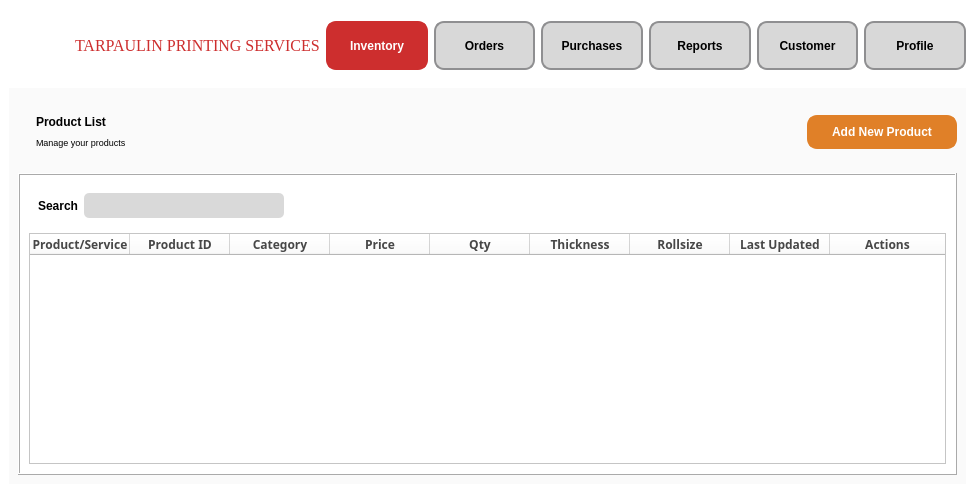
<?xml version="1.0" encoding="UTF-8"?>
<ui version="4.0">
 <class>Inventory_2</class>
 <widget class="QMainWindow" name="Inventory_2">
  <property name="geometry">
   <rect>
    <x>0</x>
    <y>0</y>
    <width>975</width>
    <height>493</height>
   </rect>
  </property>
  <property name="sizePolicy">
   <sizepolicy hsizetype="Fixed" vsizetype="Fixed">
    <horstretch>0</horstretch>
    <verstretch>0</verstretch>
   </sizepolicy>
  </property>
  <property name="windowTitle">
   <string>MainWindow</string>
  </property>
  <property name="styleSheet">
   <string notr="true">background-color: white;</string>
  </property>
  <widget class="QWidget" name="centralwidget">
   <layout class="QVBoxLayout" name="verticalLayout">
    <item>
     <widget class="QFrame" name="NavbarFrame">
      <property name="enabled">
       <bool>true</bool>
      </property>
      <property name="sizePolicy">
       <sizepolicy hsizetype="Preferred" vsizetype="Preferred">
        <horstretch>0</horstretch>
        <verstretch>0</verstretch>
       </sizepolicy>
      </property>
      <property name="cursor">
       <cursorShape>ArrowCursor</cursorShape>
      </property>
      <property name="styleSheet">
       <string notr="true">QPushButton {
    min-width: 100px; 
    max-width: 150px;
    min-height: 40px;
    max-height: 35px;
	font-size:12px;
	border: 2px solid #8f8f91; 
	border-radius: 10px;
	background-color: #d8d8d8; 
	min-width: 80px; 
	min-height: 30px; 
	padding: 5px; 
	color: black; 
	font-weight: bold; 
}
</string>
      </property>
      <property name="frameShape">
       <enum>QFrame::NoFrame</enum>
      </property>
      <property name="frameShadow">
       <enum>QFrame::Plain</enum>
      </property>
      <layout class="QHBoxLayout" name="horizontalLayout">
       <property name="leftMargin">
        <number>5</number>
       </property>
       <property name="rightMargin">
        <number>0</number>
       </property>
       <item>
        <widget class="QLabel" name="Logo">
         <property name="enabled">
          <bool>true</bool>
         </property>
         <property name="sizePolicy">
          <sizepolicy hsizetype="Fixed" vsizetype="Fixed">
           <horstretch>0</horstretch>
           <verstretch>0</verstretch>
          </sizepolicy>
         </property>
         <property name="minimumSize">
          <size>
           <width>55</width>
           <height>55</height>
          </size>
         </property>
         <property name="maximumSize">
          <size>
           <width>55</width>
           <height>55</height>
          </size>
         </property>
         <property name="cursor">
          <cursorShape>PointingHandCursor</cursorShape>
         </property>
         <property name="autoFillBackground">
          <bool>false</bool>
         </property>
         <property name="styleSheet">
          <string notr="true"/>
         </property>
         <property name="text">
          <string/>
         </property>
         <property name="textFormat">
          <enum>Qt::RichText</enum>
         </property>
         <property name="pixmap">
          <pixmap>static/logo.png</pixmap>
         </property>
         <property name="scaledContents">
          <bool>true</bool>
         </property>
         <property name="wordWrap">
          <bool>false</bool>
         </property>
        </widget>
       </item>
       <item>
        <widget class="QLabel" name="tarp">
         <property name="font">
          <font>
           <family>Georgia</family>
           <pointsize>12</pointsize>
           <weight>9</weight>
           <italic>false</italic>
           <bold>false</bold>
          </font>
         </property>
         <property name="cursor">
          <cursorShape>PointingHandCursor</cursorShape>
         </property>
         <property name="autoFillBackground">
          <bool>false</bool>
         </property>
         <property name="styleSheet">
          <string notr="true">font: 75 12pt &quot;Georgia&quot;;
color: #CD2E2E;</string>
         </property>
         <property name="text">
          <string>TARPAULIN PRINTING SERVICES</string>
         </property>
        </widget>
       </item>
       <item>
        <widget class="QPushButton" name="Inventory">
         <property name="minimumSize">
          <size>
           <width>94</width>
           <height>44</height>
          </size>
         </property>
         <property name="cursor">
          <cursorShape>PointingHandCursor</cursorShape>
         </property>
         <property name="styleSheet">
          <string notr="true">font-size:12px;
color: white;
border: 2px solid #CD2E2E;
background-color: #CD2E2E;
</string>
         </property>
         <property name="text">
          <string>Inventory</string>
         </property>
        </widget>
       </item>
       <item>
        <widget class="QPushButton" name="Order">
         <property name="cursor">
          <cursorShape>PointingHandCursor</cursorShape>
         </property>
         <property name="styleSheet">
          <string notr="true">font-size:12px;</string>
         </property>
         <property name="text">
          <string>Orders</string>
         </property>
        </widget>
       </item>
       <item>
        <widget class="QPushButton" name="Purchase">
         <property name="cursor">
          <cursorShape>PointingHandCursor</cursorShape>
         </property>
         <property name="styleSheet">
          <string notr="true">font-size:12px;</string>
         </property>
         <property name="text">
          <string>Purchases</string>
         </property>
        </widget>
       </item>
       <item>
        <widget class="QPushButton" name="Report">
         <property name="cursor">
          <cursorShape>PointingHandCursor</cursorShape>
         </property>
         <property name="styleSheet">
          <string notr="true">font-size:12px;</string>
         </property>
         <property name="text">
          <string>Reports</string>
         </property>
        </widget>
       </item>
       <item>
        <widget class="QPushButton" name="Customer">
         <property name="cursor">
          <cursorShape>PointingHandCursor</cursorShape>
         </property>
         <property name="styleSheet">
          <string notr="true">font-size:12px;</string>
         </property>
         <property name="text">
          <string>Customer</string>
         </property>
        </widget>
       </item>
       <item>
        <widget class="QPushButton" name="Profile">
         <property name="cursor">
          <cursorShape>PointingHandCursor</cursorShape>
         </property>
         <property name="styleSheet">
          <string notr="true">font-size:12px;</string>
         </property>
         <property name="text">
          <string>Profile</string>
         </property>
        </widget>
       </item>
      </layout>
     </widget>
    </item>
    <item>
     <widget class="QFrame" name="TableContainer">
      <property name="sizePolicy">
       <sizepolicy hsizetype="Expanding" vsizetype="Expanding">
        <horstretch>0</horstretch>
        <verstretch>0</verstretch>
       </sizepolicy>
      </property>
      <property name="minimumSize">
       <size>
        <width>0</width>
        <height>2</height>
       </size>
      </property>
      <property name="layoutDirection">
       <enum>Qt::LeftToRight</enum>
      </property>
      <property name="autoFillBackground">
       <bool>false</bool>
      </property>
      <property name="styleSheet">
       <string notr="true">background-color: #FAFAFA;
width: 100vw;</string>
      </property>
      <property name="frameShape">
       <enum>QFrame::NoFrame</enum>
      </property>
      <property name="frameShadow">
       <enum>QFrame::Plain</enum>
      </property>
      <layout class="QVBoxLayout" name="verticalLayout_2">
       <item>
        <widget class="QFrame" name="Label">
         <property name="sizePolicy">
          <sizepolicy hsizetype="Preferred" vsizetype="Preferred">
           <horstretch>0</horstretch>
           <verstretch>0</verstretch>
          </sizepolicy>
         </property>
         <property name="frameShape">
          <enum>QFrame::NoFrame</enum>
         </property>
         <property name="frameShadow">
          <enum>QFrame::Raised</enum>
         </property>
         <layout class="QHBoxLayout" name="horizontalLayout_4">
          <property name="rightMargin">
           <number>0</number>
          </property>
          <item>
           <widget class="QFrame" name="ProductList">
            <property name="frameShape">
             <enum>QFrame::NoFrame</enum>
            </property>
            <property name="frameShadow">
             <enum>QFrame::Raised</enum>
            </property>
            <layout class="QVBoxLayout" name="verticalLayout_3">
             <item>
              <widget class="QLabel" name="ProductLabel">
               <property name="styleSheet">
                <string notr="true">font-weight: bold;</string>
               </property>
               <property name="text">
                <string>Product List</string>
               </property>
              </widget>
             </item>
             <item>
              <widget class="QLabel" name="manageLabel">
               <property name="font">
                <font>
                 <pointsize>7</pointsize>
                </font>
               </property>
               <property name="text">
                <string>Manage your products</string>
               </property>
              </widget>
             </item>
            </layout>
           </widget>
          </item>
          <item>
           <widget class="QFrame" name="BtnContainer">
            <property name="frameShape">
             <enum>QFrame::NoFrame</enum>
            </property>
            <property name="frameShadow">
             <enum>QFrame::Raised</enum>
            </property>
            <layout class="QHBoxLayout" name="horizontalLayout_3">
             <property name="rightMargin">
              <number>0</number>
             </property>
             <item>
              <spacer name="horizontalSpacer">
               <property name="orientation">
                <enum>Qt::Horizontal</enum>
               </property>
               <property name="sizeHint" stdset="0">
                <size>
                 <width>649</width>
                 <height>20</height>
                </size>
               </property>
              </spacer>
             </item>
             <item>
              <widget class="QPushButton" name="AddProduct">
               <property name="sizePolicy">
                <sizepolicy hsizetype="Preferred" vsizetype="Fixed">
                 <horstretch>0</horstretch>
                 <verstretch>0</verstretch>
                </sizepolicy>
               </property>
               <property name="minimumSize">
                <size>
                 <width>150</width>
                 <height>34</height>
                </size>
               </property>
               <property name="maximumSize">
                <size>
                 <width>150</width>
                 <height>34</height>
                </size>
               </property>
               <property name="cursor">
                <cursorShape>PointingHandCursor</cursorShape>
               </property>
               <property name="styleSheet">
                <string notr="true">font-size:12px;
border: 2px solid #E08028; 
border-radius: 10px;
background-color: #E08028; 
padding: 5px; 
color: white; 
font-weight: bold; frf</string>
               </property>
               <property name="text">
                <string>Add New Product</string>
               </property>
               <property name="icon">
                <iconset>
                 <normaloff>static/add.png</normaloff>static/add.png</iconset>
               </property>
               <property name="iconSize">
                <size>
                 <width>20</width>
                 <height>20</height>
                </size>
               </property>
              </widget>
             </item>
            </layout>
           </widget>
          </item>
         </layout>
        </widget>
       </item>
       <item>
        <widget class="QFrame" name="DataFrame">
         <property name="sizePolicy">
          <sizepolicy hsizetype="Expanding" vsizetype="Expanding">
           <horstretch>0</horstretch>
           <verstretch>0</verstretch>
          </sizepolicy>
         </property>
         <property name="styleSheet">
          <string notr="true">background-color: white;</string>
         </property>
         <property name="frameShape">
          <enum>QFrame::Box</enum>
         </property>
         <property name="frameShadow">
          <enum>QFrame::Raised</enum>
         </property>
         <layout class="QVBoxLayout" name="verticalLayout_4">
          <item>
           <widget class="QFrame" name="SearchFrame">
            <property name="minimumSize">
             <size>
              <width>0</width>
              <height>41</height>
             </size>
            </property>
            <property name="frameShape">
             <enum>QFrame::NoFrame</enum>
            </property>
            <property name="frameShadow">
             <enum>QFrame::Raised</enum>
            </property>
            <layout class="QHBoxLayout" name="horizontalLayout_2">
             <item>
              <widget class="QLabel" name="Search">
               <property name="styleSheet">
                <string notr="true">font-weight: bold;
</string>
               </property>
               <property name="text">
                <string>Search</string>
               </property>
               <property name="alignment">
                <set>Qt::AlignLeading|Qt::AlignLeft|Qt::AlignVCenter</set>
               </property>
              </widget>
             </item>
             <item>
              <widget class="QLineEdit" name="SearchInput">
               <property name="minimumSize">
                <size>
                 <width>0</width>
                 <height>25</height>
                </size>
               </property>
               <property name="maximumSize">
                <size>
                 <width>200</width>
                 <height>25</height>
                </size>
               </property>
               <property name="styleSheet">
                <string notr="true">background-color: #D9D9D9;
border-radius: 5px;

</string>
               </property>
              </widget>
             </item>
             <item>
              <widget class="QLabel" name="Filter">
               <property name="minimumSize">
                <size>
                 <width>25</width>
                 <height>25</height>
                </size>
               </property>
               <property name="maximumSize">
                <size>
                 <width>25</width>
                 <height>25</height>
                </size>
               </property>
               <property name="cursor">
                <cursorShape>PointingHandCursor</cursorShape>
               </property>
               <property name="text">
                <string/>
               </property>
               <property name="pixmap">
                <pixmap>static/filter.png</pixmap>
               </property>
               <property name="scaledContents">
                <bool>true</bool>
               </property>
              </widget>
             </item>
             <item>
              <spacer name="horizontalSpacer_2">
               <property name="orientation">
                <enum>Qt::Horizontal</enum>
               </property>
               <property name="sizeHint" stdset="0">
                <size>
                 <width>610</width>
                 <height>20</height>
                </size>
               </property>
              </spacer>
             </item>
            </layout>
           </widget>
          </item>
          <item>
           <widget class="QTableWidget" name="tableWidget">
            <property name="columnCount">
             <number>9</number>
            </property>
            <attribute name="horizontalHeaderStretchLastSection">
             <bool>true</bool>
            </attribute>
            <column>
             <property name="text">
              <string>Product/Service</string>
             </property>
             <property name="font">
              <font>
               <family>Bahnschrift SemiBold</family>
               <pointsize>9</pointsize>
               <weight>75</weight>
               <bold>true</bold>
               <underline>false</underline>
              </font>
             </property>
             <property name="foreground">
              <brush brushstyle="SolidPattern">
               <color alpha="255">
                <red>71</red>
                <green>71</green>
                <blue>71</blue>
               </color>
              </brush>
             </property>
            </column>
            <column>
             <property name="text">
              <string>Product ID</string>
             </property>
             <property name="font">
              <font>
               <family>Bahnschrift SemiBold</family>
               <weight>75</weight>
               <bold>true</bold>
              </font>
             </property>
             <property name="foreground">
              <brush brushstyle="SolidPattern">
               <color alpha="255">
                <red>71</red>
                <green>71</green>
                <blue>71</blue>
               </color>
              </brush>
             </property>
            </column>
            <column>
             <property name="text">
              <string>Category</string>
             </property>
             <property name="font">
              <font>
               <family>Bahnschrift SemiBold</family>
               <pointsize>9</pointsize>
               <weight>75</weight>
               <bold>true</bold>
              </font>
             </property>
             <property name="foreground">
              <brush brushstyle="SolidPattern">
               <color alpha="255">
                <red>71</red>
                <green>71</green>
                <blue>71</blue>
               </color>
              </brush>
             </property>
            </column>
            <column>
             <property name="text">
              <string>Price</string>
             </property>
             <property name="font">
              <font>
               <family>Bahnschrift SemiBold</family>
               <pointsize>9</pointsize>
               <weight>75</weight>
               <bold>true</bold>
              </font>
             </property>
             <property name="foreground">
              <brush brushstyle="SolidPattern">
               <color alpha="255">
                <red>71</red>
                <green>71</green>
                <blue>71</blue>
               </color>
              </brush>
             </property>
            </column>
            <column>
             <property name="text">
              <string>Qty</string>
             </property>
             <property name="font">
              <font>
               <family>Bahnschrift SemiBold</family>
               <pointsize>9</pointsize>
               <weight>75</weight>
               <bold>true</bold>
              </font>
             </property>
             <property name="foreground">
              <brush brushstyle="SolidPattern">
               <color alpha="255">
                <red>71</red>
                <green>71</green>
                <blue>71</blue>
               </color>
              </brush>
             </property>
            </column>
            <column>
             <property name="text">
              <string>Thickness</string>
             </property>
             <property name="font">
              <font>
               <family>Bahnschrift SemiBold</family>
               <pointsize>9</pointsize>
               <weight>75</weight>
               <bold>true</bold>
              </font>
             </property>
             <property name="foreground">
              <brush brushstyle="SolidPattern">
               <color alpha="255">
                <red>71</red>
                <green>71</green>
                <blue>71</blue>
               </color>
              </brush>
             </property>
            </column>
            <column>
             <property name="text">
              <string>Rollsize</string>
             </property>
             <property name="font">
              <font>
               <family>Bahnschrift SemiBold</family>
               <pointsize>9</pointsize>
               <weight>75</weight>
               <bold>true</bold>
              </font>
             </property>
             <property name="foreground">
              <brush brushstyle="SolidPattern">
               <color alpha="255">
                <red>71</red>
                <green>71</green>
                <blue>71</blue>
               </color>
              </brush>
             </property>
            </column>
            <column>
             <property name="text">
              <string>Last Updated</string>
             </property>
             <property name="font">
              <font>
               <family>Bahnschrift SemiBold</family>
               <pointsize>9</pointsize>
               <weight>75</weight>
               <bold>true</bold>
              </font>
             </property>
             <property name="foreground">
              <brush brushstyle="SolidPattern">
               <color alpha="255">
                <red>71</red>
                <green>71</green>
                <blue>71</blue>
               </color>
              </brush>
             </property>
            </column>
            <column>
             <property name="text">
              <string>Actions</string>
             </property>
             <property name="font">
              <font>
               <family>Bahnschrift SemiBold</family>
               <pointsize>9</pointsize>
               <weight>75</weight>
               <bold>true</bold>
              </font>
             </property>
             <property name="foreground">
              <brush brushstyle="SolidPattern">
               <color alpha="255">
                <red>71</red>
                <green>71</green>
                <blue>71</blue>
               </color>
              </brush>
             </property>
            </column>
           </widget>
          </item>
         </layout>
        </widget>
       </item>
      </layout>
     </widget>
    </item>
   </layout>
  </widget>
 </widget>
 <resources>
  <include location="images.qrc"/>
  <include location="font.qrc"/>
 </resources>
 <connections/>
</ui>
